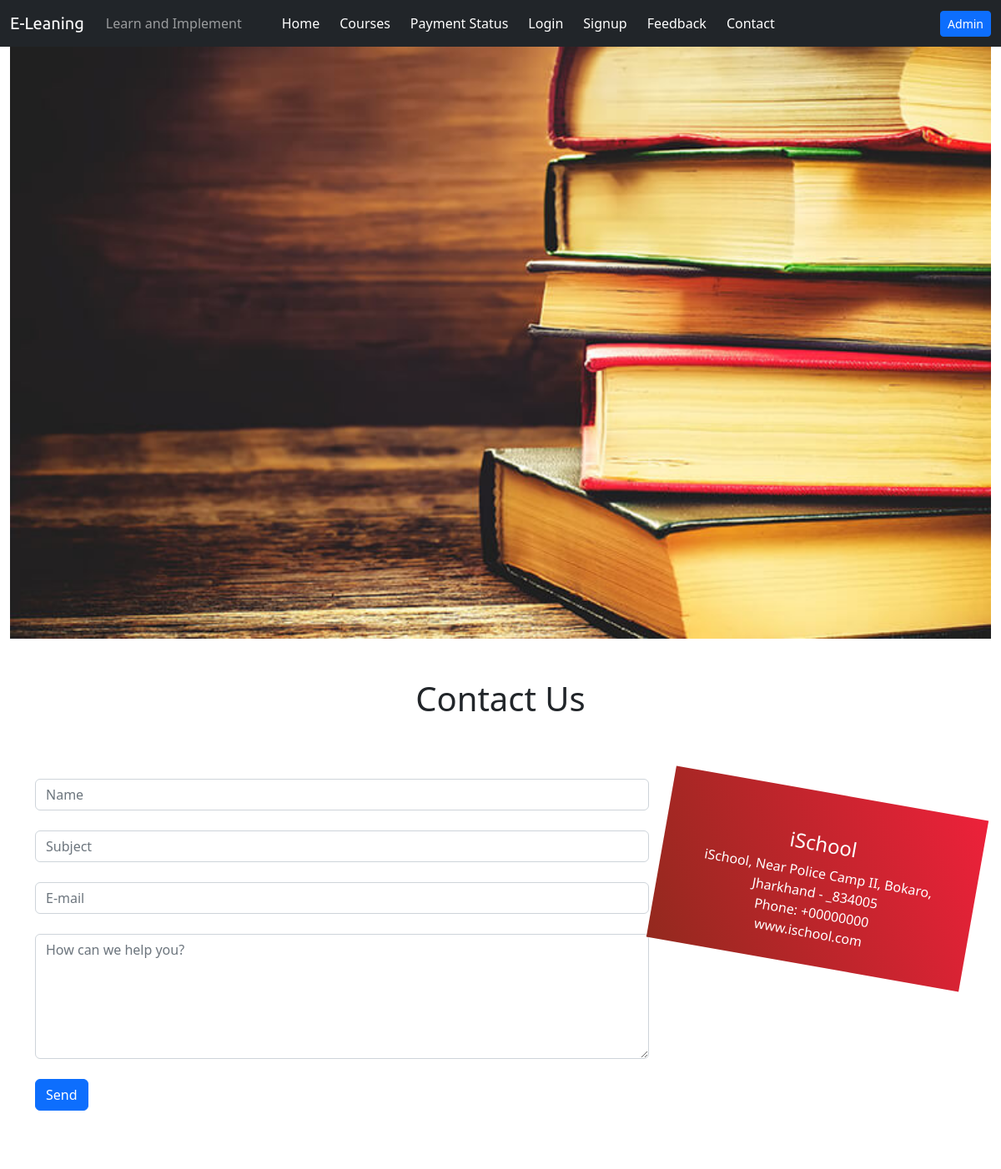
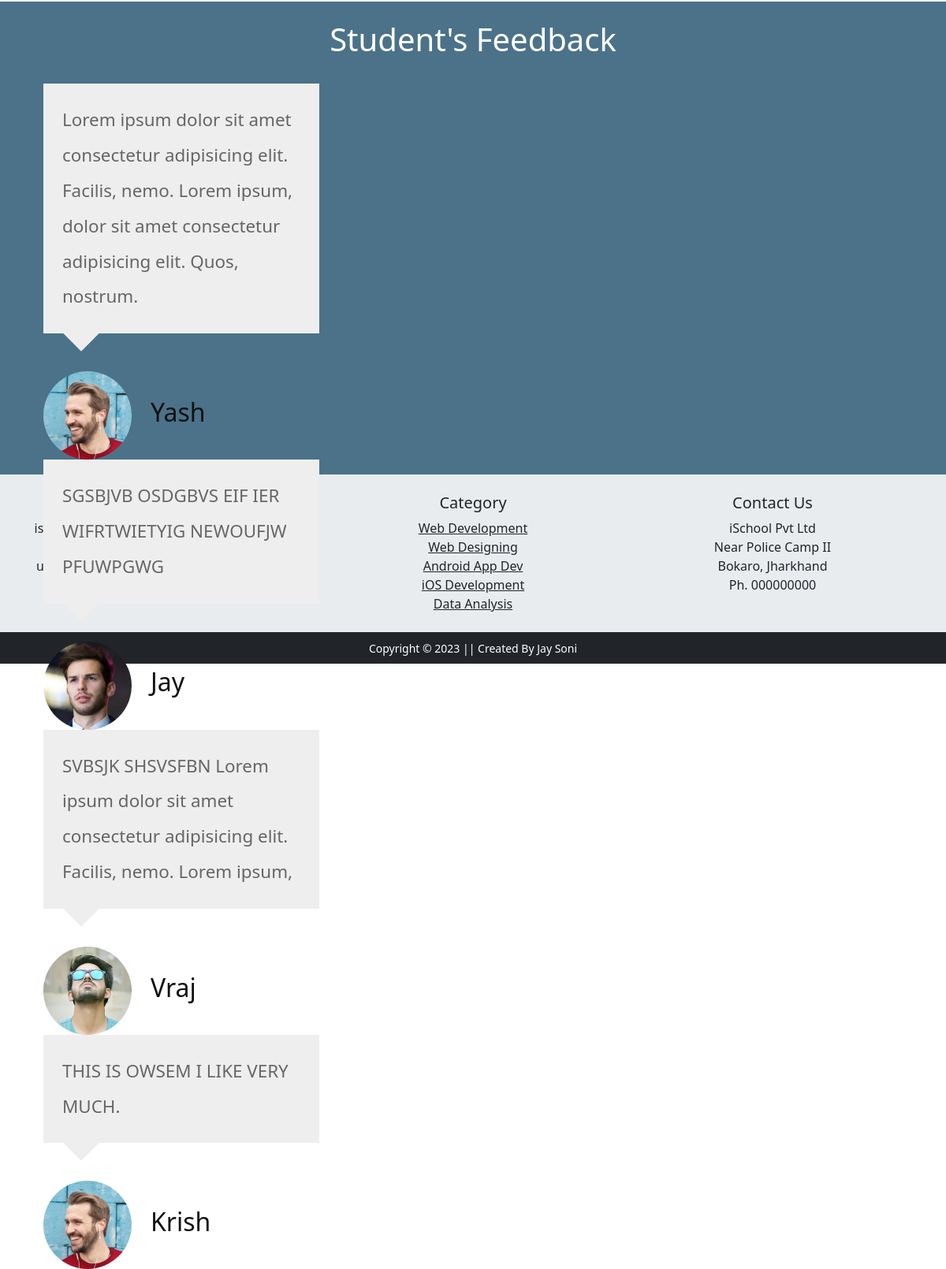
Screenshot of /cont.php with the database file from the repository (2 pictures, top to bottom).
### tables this page shows
CREATE TABLE `student` (
  `id` int(11) NOT NULL,
  `name` varchar(40) NOT NULL,
  `email` varchar(40) NOT NULL,
  `pass` varchar(40) NOT NULL,
  `occ` varchar(200) NOT NULL,
  `img` text NOT NULL
);

CREATE TABLE `feedback` (
  `fid` int(11) NOT NULL,
  `content` varchar(400) NOT NULL,
  `sid` int(11) NOT NULL
);

### testimonial.php (the view, shortened to what this page needs)
<section class="reviews">
<div class="container-fluid mt-5" style="background-color: #4B7289;height:600px; padding:0 55px;" id="Feedback">
        <h1 class="text-center testyheading p-4 text-white"> Student's Feedback </h1>
    <div class="swiper reviews-slider">
        <div class="swiper-wrapper">
        <?php
                    include('./dbconnect.php');
            $sql="select name,img ,content from student join feedback on id=sid";
            $res=$conn->query($sql);
            if($res->num_rows>0)
            {
            while($row=$res->fetch_assoc())
            {
                $dummy=$row['img'];
                $img=str_replace('..','.',$dummy);
        ?>
            <div class="swiper-slide slide">
                <p><?php echo $row['content'];  ?></p>
                <div class="user">
                    <img src="<?php echo $img;     ?>" alt="">
                    <div class="info">
                        <h3><?php echo $row['name'];  ?></h3>
                    </div>
                </div>
            </div>
<?php
            }
        }
?>
        </div>
    </div>
    </div>
</section>

### cont.php (shortened to what this page needs)
<!DOCTYPE html>
<html lang="en">
<?php
include('./components/head.php');
?>
<div class="container-fluid">
    <div class="row couese-img">
        <img src="img/books.jpg" alt="book.jpg">
    </div>
</div>
  <?php
include('./contact.php');
?>
    <?php
    include('./testimonial.php');
    ?>
    <?php
include('./about.php');
?>
    <?php
include('./components/footer.php');
?>
</body>
</html>

### components/head.php (shortened to what this page needs)
<head>
    <link rel="stylesheet" href="css/owl.carousel.min.css">
    <link rel="stylesheet" href="css/owl.theme.default.min.css">
    <link rel="stylesheet" href="css/bootstrap.min.css">
    <link rel="stylesheet" href="css/all.min.css">
    <link rel="stylesheet" href="css/style.css">
    <link rel="stylesheet" href="https://unpkg.com/swiper@7/swiper-bundle.min.css" />
</head>
<body>
    <nav class="navbar navbar-expand-sm navbar-dark bg-dark pl-3">
        <div class="container-fluid">
            <a class="navbar-brand" href="#">E-Leaning</a>
            <span class="navbar-text pl-2">Learn and Implement</span>
            <div class="collapse navbar-collapse" id="navbarSupportedContent">
                <ul class="navbar-nav custom-nav pl-1">
                    <li class="nav-item custom-nav-item"><a href="index.php" class="nav-link">Home</a></li>
                    <li class="nav-item custom-nav-item"><a href="courses.php" class="nav-link">Courses</a></li>
                    <li class="nav-item custom-nav-item"><a href="payment.php" class="nav-link">Payment Status</a></li>
                    <?php
                    if(isset($_SESSION['is_login']))
                    {
                        echo '<li class="nav-item custom-nav-item"><a href="Student/profile.php" class="nav-link">My Profile</a></li>
                        <li class="nav-item custom-nav-item"><a href="logout.php" class="nav-link">Logout</a></li>';
                    }
                    else{
                        echo '  <li class="nav-item custom-nav-item"><a href="#" class="nav-link" data-bs-toggle="modal"
                        data-bs-target="#exampleModal2">Login</a></li>
                        <li class="nav-item custom-nav-item"><a href="#" class="nav-link" data-bs-toggle="modal"
                        data-bs-target="#exampleModal">Signup</a></li>';
                    }
                    ?>
                    <li class="nav-item custom-nav-item"><a href="feedback.php" class="nav-link">Feedback</a></li>
                    <li class="nav-item custom-nav-item"><a href="cont.php" class="nav-link">Contact</a></li>
                </ul>
            </div>
            <div class="text-right">
            <?php
                    if(isset($_SESSION['is_login']))
                    {
                        echo '<a href="#" class="btn btn-primary">';
                      echo $_SESSION['lemail'];
                        echo '</a>';
                    }
                    else{
                        echo '   <a href="#" class="btn btn-primary btn-sm" data-bs-toggle="modal"
                        data-bs-target="#exampleModal3">Admin</a>';
                    }
                    ?>
            </div>
        </div>
    </nav>

### contact.php (shortened to what this page needs)
<div class="container mt-5 " id="Contact">
    <h1 class="text-center mb-4">Contact Us</h1>
    <div class="row">
        <div class="col-md-8 mt-5 form-division">
            <form action="#" method="post">
                <input type="text" class="form-control" id="name" name="name" placeholder="Name"><br>
                <input type="text" class="form-control" id="subject" name="subject" placeholder="Subject"><br>
                <input type="email" class="form-control" id="email" name="email" placeholder="E-mail"><br>
                <textarea class="form-control" name="message" id="message" placeholder="How can we help you?" style="height:150px" ;></textarea><br>
                <input class="btn btn-primary" value="Send" type="submit" id="con" name="con"><br><br>
            </form>
        </div>
        <div class="col-md-4 stripe text-white text-center">
            <h4>iSchool</h4>
            <p>iSchool, Near Police Camp II, Bokaro,
                Jharkhand - _834005<br>
                Phone: +00000000 <br>
                www.ischool.com </p>
        </div>
    </div>
</div>

### about.php
<div class="container-fluid p-4" style="background-color: #E9ECEF">
    <div class="container" style="background-color: #E9ECEF">
        <div class="row text-center">
            <div class="col-sm">
                <h5>About Us</h5>
                <p>ischool provides universal access to the world's best education, partnering with top universities
                    and
                    organizations to offer courses online.</p>
            </div>
            <div class="col-sm">
                <h5>Category</h5>
                <a class="text-dark" href="#">Web Development</a><br>
                <a class="text-dark" href="#">Web Designing</a><br>
                <a class="text-dark" href="#">Android App Dev</a><br>
                <a class="text-dark" href="#">iOS Development</a><br>
                <a class="text-dark" href="#">Data Analysis</a><br>
            </div>
            <div class="col-sm">
                <h5>Contact Us</h5>
                <p>iSchool Pvt Ltd <br> Near Police Camp II <br> Bokaro, Jharkhand <br> Ph. 000000000 </p>
            </div>
        </div>
    </div>
</div>

### components/footer.php (shortened to what this page needs)
<footer class="container-fluid bg-dark text-center p-2 footer">
    <small class="text-white pb-2">Copyright &copy; 2023 || Created By Jay Soni </small>
</footer>

### css/style.css (style rules this page uses)
* { list-style: none; text-decoration: none; }
.navbar-brand { font-family: 'Ubuntu', sans-serif; }
.navbar-text { padding-left: 10px; }
.custom-nav { padding-left: 2rem; }
.custom-nav .custom-nav-item a { color: white; }
.custom-nav-item { padding-left: 8px; }
#Contact { margin-top: 20px; }
.form-division { margin-top: 25px; }
.stripe { background: linear-gradient(240deg, #ed213a, #93291e); transform: rotate(10deg); padding: 3rem; height: 13rem; margin-top: 4rem; }
.reviews .slide p { padding: 1.5rem; background: #eee; position: relative; margin-bottom: 3rem; font-size: 1.4rem; color: #666; line-height: 2; }
.reviews .slide p::before { content: ''; position: absolute; bottom: -1rem; left: 2rem; height: 2rem; width: 2rem; background: #eee; -webkit-transform: rotate(45deg); transform: rotate(45deg); }
.reviews .slide .user { display: -webkit-box; display: -ms-flexbox; display: flex; -webkit-box-align: center; -ms-flex-align: center; align-items: center; gap: 1.5rem; }
.reviews .slide .user img { height: 7rem; width: 7rem; border-radius: 100%; }
.reviews .slide .user h3 { font-size: 2rem; color: #111; text-transform: capitalize; }

### rows the page displays
student: feedback.content "Lorem ipsum dolor sit amet consectetur adipisicing elit. Facilis, nemo. Lorem ipsum, dolor sit amet consectetur adipisicing elit. Quos, nostrum.", img (picture), name "Yash"
student: feedback.content "SGSBJVB OSDGBVS EIF IER WIFRTWIETYIG NEWOUFJW PFUWPGWG", img (picture), name "Jay"
student: feedback.content "SVBSJK SHSVSFBN Lorem ipsum dolor sit amet consectetur adipisicing elit. Facilis, nemo. Lorem ipsum,", img (picture), name "Vraj"
student: feedback.content "THIS IS OWSEM I LIKE VERY MUCH.", img (picture), name "Krish"
